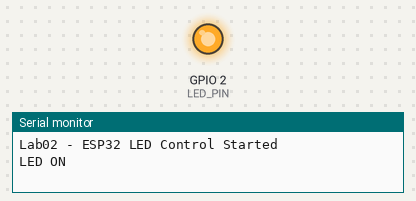
The sketch below on a simulated ESP32. Shown: output pins drawn as LEDs (lit = HIGH), the last lines printed to the serial monitor.

Above: at 0.5 s.
At 8.7 s:
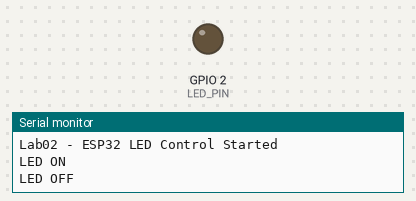
Timing chart, 0 to 12.7 s (numbered marks = the images above):
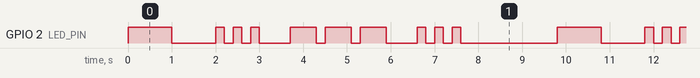

Measured:
- by itself, GPIO 2 (LED_PIN): repeats every 9.8 s: LOW 1.0 s, 2 × (HIGH 0.20 s, LOW 0.20 s), HIGH 0.20 s, LOW 0.70 s, 2 × (HIGH 0.60 s, LOW 0.20 s), HIGH 0.60 s, LOW 0.70 s, 2 × (HIGH 0.20 s, LOW 0.20 s), HIGH 0.20 s, LOW 2.2 s, HIGH 1.0 s
- by itself, everything shown: repeats every 9.8 s, in 20 steps

The sketch:

lab02_blink.ino
```cpp
/*
 * 实验2: 基础IO实验 - LED闪烁控制 + SOS进阶实验
 * 使用 ESP32 GPIO 输出控制基本方法
 *
 * 硬件: ESP32开发板 (板载LED在GPIO2)
 * 功能1: LED以1秒间隔闪烁
 * 功能2: SOS求救信号模式 (三短三长三短)
 */

#define LED_PIN 2

void setup() {
  // 初始化串口通信，设置波特率为115200
  Serial.begin(115200);

  // 初始化板载LED引脚为输出模式
  pinMode(LED_PIN, OUTPUT);

  Serial.println("Lab02 - ESP32 LED Control Started");
}

void loop() {
  // ====== 基础闪烁：LED亮1秒，灭1秒 ======
  digitalWrite(LED_PIN, HIGH);   // 点亮LED
  Serial.println("LED ON");      // 串口输出提示
  delay(1000);                   // 等待1秒（1000毫秒）

  digitalWrite(LED_PIN, LOW);    // 熄灭LED
  Serial.println("LED OFF");     // 串口输出提示
  delay(1000);                   // 等待1秒

  // ====== 进阶实验：SOS求救信号 (摩尔斯电码) ======
  // S: 三短闪
  for(int i = 0; i < 3; i++) {
    digitalWrite(LED_PIN, HIGH);
    delay(200);                  // 短闪200ms
    digitalWrite(LED_PIN, LOW);
    delay(200);                  // 间隔200ms
  }
  delay(500);                    // 字母间隔500ms

  // O: 三长闪
  for(int i = 0; i < 3; i++) {
    digitalWrite(LED_PIN, HIGH);
    delay(600);                  // 长闪600ms
    digitalWrite(LED_PIN, LOW);
    delay(200);                  // 间隔200ms
  }
  delay(500);                    // 字母间隔500ms

  // S: 三短闪
  for(int i = 0; i < 3; i++) {
    digitalWrite(LED_PIN, HIGH);
    delay(200);                  // 短闪200ms
    digitalWrite(LED_PIN, LOW);
    delay(200);                  // 间隔200ms
  }
  delay(2000);                   // 单词间隔2000ms

  Serial.println("--- SOS Complete ---");
}
```
